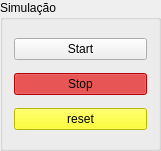
       <widget class="QGroupBox" name="groupBoxSimul">
        <property name="geometry">
         <rect>
          <x>760</x>
          <y>370</y>
          <width>161</width>
          <height>151</height>
         </rect>
        </property>
        <property name="title">
         <string>Simulação</string>
        </property>
        <layout class="QVBoxLayout" name="verticalLayout_5">
         <item>
          <widget class="QPushButton" name="pushButtonStart">
           <property name="styleSheet">
            <string notr="true">#pushButtonStart {
    background-color: none;  /* Cor padrão quando solto */
}

#pushButtonStart:checked {
    background-color: green;  /* Verde quando pressionado */
}</string>
           </property>
           <property name="text">
            <string>Start</string>
           </property>
           <property name="checkable">
            <bool>true</bool>
           </property>
           <attribute name="buttonGroup">
            <string notr="true">buttonGroupSimul</string>
           </attribute>
          </widget>
         </item>
         <item>
          <widget class="QPushButton" name="pushButtonStop">
           <property name="styleSheet">
            <string notr="true">#pushButtonStop {
    background-color: none;  /* Cor padrão (normal) do sistema quando solto */
}

#pushButtonStop:checked {
    background-color: red;  /* Verde quando pressionado */
}</string>
           </property>
           <property name="text">
            <string>Stop</string>
           </property>
           <property name="checkable">
            <bool>true</bool>
           </property>
           <property name="checked">
            <bool>true</bool>
           </property>
           <attribute name="buttonGroup">
            <string notr="true">buttonGroupSimul</string>
           </attribute>
          </widget>
         </item>
         <item>
          <widget class="QPushButton" name="pushButtonReset">
           <property name="styleSheet">
            <string notr="true">#pushButtonReset{
    background-color: yellow;  /* Cor padrão quando solto */
}
</string>
           </property>
           <property name="text">
            <string>reset</string>
           </property>
           <property name="checkable">
            <bool>false</bool>
           </property>
          </widget>
         </item>
        </layout>
       </widget>
